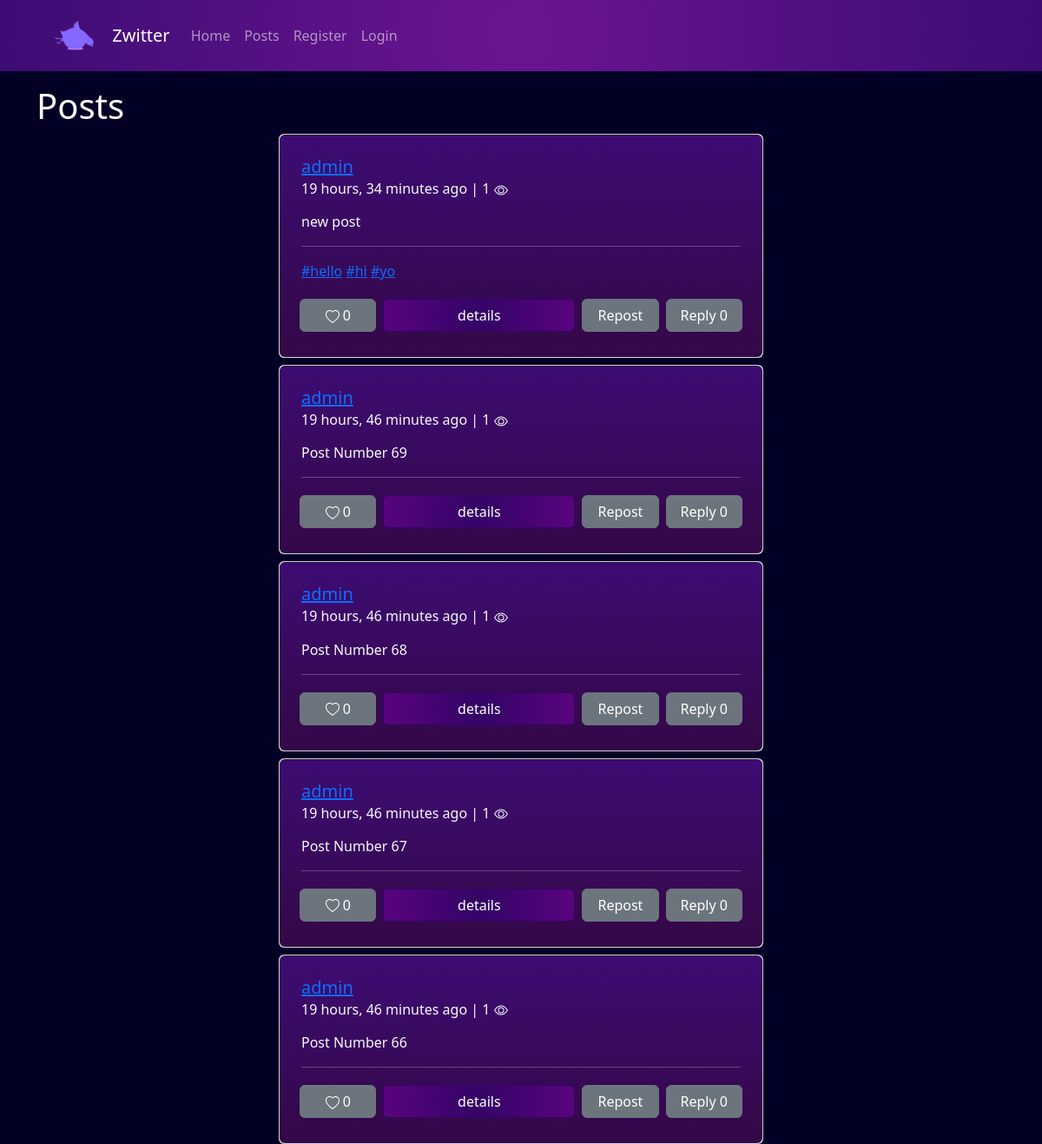
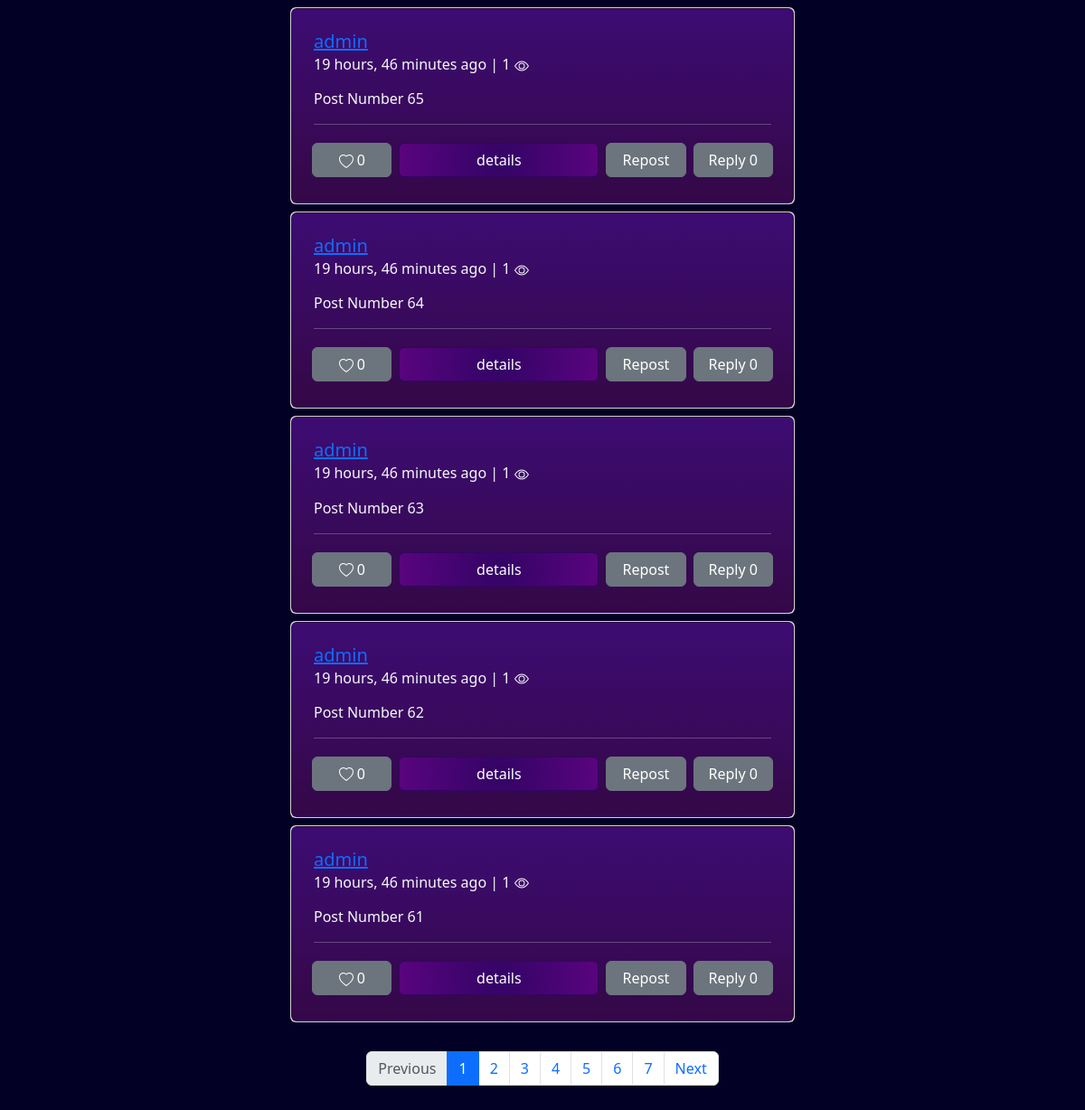
/posts/, run on the app's committed database (2 pictures, top to bottom).
### posts/models.py (models this page shows, shortened)
class Post(models.Model):
    TEXT = "TXT"
    IMAGE = "IMG"
    VIDEO = "VID"
    REPOST = "REP"
    POST_TYPE_CHOICES = [
        (TEXT, "Text"),
        (IMAGE, "Image"),
        (VIDEO, "Video"),
        (REPOST, "Repost"),
    ]
    user = models.ForeignKey(User, on_delete=models.CASCADE, related_name="posts")
    body = models.TextField(max_length=4000, null=True, blank=True)
    image = models.ImageField(null=True, blank=True)
    video = models.FileField(
        validators=[
            FileExtensionValidator(
                allowed_extensions=["MOV", "avi", "mp4", "webm", "mkv"]
            )
        ],
        null=True,
        blank=True,
    )
    post_type = models.CharField(max_length=3, choices=POST_TYPE_CHOICES, default=TEXT)
    created = models.DateTimeField(auto_now_add=True)
    updated = models.DateTimeField(auto_now=True)
    tags = models.ManyToManyField(Tag, related_name="posts", blank=True)
    root = models.ForeignKey(
        "self", on_delete=models.CASCADE, related_name="replies", blank=True, null=True
    )
    reposted_from = models.ForeignKey(
        "self", on_delete=models.CASCADE, related_name="reposts", null=True, blank=True
    )
    class Meta:
        ordering = ("-updated",)
    def get_absolute_url(self):
        return reverse("posts:post_detail", args=[self.pk])
    def is_liked(self, user):
        if not user.is_authenticated:
            return False
        return Like.objects.filter(post=self, user=user).exists()
    @property
    def views_count(self):
        return PostView.objects.filter(post=self).count()

class Tag(models.Model):
    title = models.CharField(max_length=255, unique=True)
    def __str__(self):
        return self.title
    def get_absolute_url(self):
        return reverse("posts:tag", args=[self.title])

### accounts/models.py (models this page shows, shortened)
class User(AbstractBaseUser):
    username = models.CharField(max_length=255, blank=True, null=True, unique=True)
    email = models.EmailField(unique=True)
    phone_number = models.CharField(max_length=11, blank=True, null=True, unique=True)
    is_active = models.BooleanField(default=True)
    is_superuser = models.BooleanField(default=False)
    is_admin = models.BooleanField(default=False)
    objects = UserManager()
    USERNAME_FIELD = "email"
    EMAIL_FIELD = "email"
    REQUIRED_FIELDS = []
    def __str__(self):
        if self.username:
            return self.username
        return self.email

### posts/views.py (the view)
# urls.py: path("", views.PostsListView.as_view(), name="posts"),
class PostsListView(View):
    def get(self, request):
        if request.user.is_authenticated:
            users_followings = Following.objects.filter(follower=request.user)
            following_users = []
            for following in users_followings:
                following_users.append(following.followed.pk)
            following_users_posts = Post.objects.filter(user__in=following_users)
            normal_posts = Post.objects.filter(~Q(user__in=following_users))
            posts = list(chain(following_users_posts, normal_posts))
        else:
            posts = Post.objects.all().order_by("-updated")
        paginator = Paginator(object_list=posts, per_page=10, orphans=5)
        page_number = request.GET.get("page", 1)
        posts = paginator.get_page(page_number)
        for post in posts:
            add_view(request, post)
        paginator_range = posts.paginator.get_elided_page_range(page_number)
        return render(
            request,
            "posts/posts_list.html",
            {"posts": posts, "paginator_range": paginator_range},
        )

### posts/templatetags/is_liked.py (called while the page is built)
def is_liked(post, user):
    return post.is_liked(user)

### posts/templatetags/like_count.py (called while the page is built)
def like_count(post):
    return post.likes.count()

### posts/templatetags/reply_count.py (called while the page is built)
def reply_count(post):
    return post.replies.count()

### utils.py (called while the page is built)
def get_client_ip(request):
    x_forwarded_for = request.META.get("HTTP_X_FORWARDED_FOR")
    if x_forwarded_for:
        ip = x_forwarded_for.split(",")[0]
    else:
        ip = request.META.get("REMOTE_ADDR")
    return ip

def add_view(request, post):
    ip = get_client_ip(request)
    PostView.objects.get_or_create(ip=ip, post=post)

### templates/posts/posts_list.html (shortened to what this page needs)
{% extends 'base.html' %}
{% block body %}
<h1>Posts</h1>
{% include 'inc/posts.html' %}
{% endblock %}

### templates/inc/posts.html (shortened to what this page needs)
{% load is_liked %}
{% load like_count %}
{% load reply_count %}
{% for post in posts %}
<div class="card mx-auto m-2 col-lg-6 d-flex justify-content-center">
  <div class="card text-light p-2"
    style="background: linear-gradient(180deg, rgba(61,12,115,1) 0%, rgba(52,8,71,1) 100%)">
    <div class="card-body">
      <h5 class="card-title"><a href="{% url 'accounts:profile' post.user.pk %}">{{ post.user }}</a>
      </h5>
      <h6 class="card-subtitle mb-2 text-light">{{ post.updated|timesince }} ago | {{post.views_count}} </h6>
      {% if post.post_type == 'REP' %}
      {% if post.reposted_from.post_type != 'TXT' %}
      {% if post.reposted_from.post_type == 'IMG' %}
      <img class="card-img-top" src="{{ post.reposted_from.image.url }}" alt="Card image cap">
      {% elif post.reposted_from.post_type == 'VID' %}
      <video class="card-img-top" controls>
        <source src="{{ post.video.url }}" type="video/mp4">
      </video>
      {% endif %}
      <p class="card-text my-3">{{ post.reposted_from.body }}</p>
      {% endif %}
      {% else %}
      <p class="card-text my-3">{{ post.body }}</p>
      {% endif %}
      <hr>
      {% if post.tags.all %}
      <p>{% for tag in post.tags.all %} <a href="{{ tag.get_absolute_url }}">#{{ tag }}</a> {% endfor %} </p>
      {% endif %}
      <div class="row d-flex justify-content-center">
        {% if not post|is_liked:user %}
        <a class="btn btn-secondary col-2 m-1" href="{% url 'posts:like' post.pk %}?next={{ request.get_full_path }}">
           {{ post|like_count }}
        </a>
        {% endif %}
        <a href="{{ post.get_absolute_url }}" class="btn btn-primary detail-button col-5 m-1">details</a>
        {% if user == post.user %}
        <a class="btn btn-danger col-2 m-1" href="{% url 'posts:repost' post.pk %}">Delete</a>
        {% else %}
        <a class="btn btn-secondary col-2 m-1" href="{% url 'posts:repost' post.pk %}">Repost</a>
        {% endif %}
        <a class="btn btn-secondary col-2 m-1" href="{% url 'posts:reply' post.pk %}">Reply {{ post|reply_count }}</a>
      </div>
    </div>
  </div>
</div>
{% empty %}
<h2 class="text-center">Wow, Such empty :(</h2>
{% endfor %}
<br>
{% if posts and posts.paginator.num_pages > 1 %}
<nav aria-label="...">
  <ul class="pagination justify-content-center">
    {% if posts.has_previous %}
    <li class="page-item">
      <a class="page-link" href="{{ request.path }}?page={{ posts.previous_page_number }}">Previous</a>
    </li>
    {% else %}
    <li class="page-item disabled">
      <a class="page-link">Previous</a>
    </li>
    {% endif %}
    {% for page_number in paginator_range %}
    {% if page_number == posts.paginator.ELLIPSIS %}
    <li class="page-item"><a class="page-link">{{ page_number }}</a></li>
    {% else %}
    <li class="page-item {% if page_number == posts.number %}active{% endif %}"><a class="page-link"
        href="{{ request.path }}?page={{ page_number }}">{{ page_number }}</a></li>
    {% endif %}
    {% endfor %}
    {% if posts.has_next %}
    <li class="page-item">
      <a class="page-link" href="{{ request.path }}?page={{ posts.next_page_number }}">Next</a>
    </li>
    {% else %}
    <li class="page-item disabled">
      <a class="page-link">Next</a>
    </li>
    {% endif %}
  </ul>
</nav>
<br><br>
{% endif %}

### static/css/style.css (style rules this page uses)
.detail-button { background: radial-gradient(circle, rgba(50, 4, 101, 1) 0%, rgba(89, 4, 126, 1) 99%); border-color: rgba(50, 4, 101, 1); transition-duration: 0.2s; }

### data on the page
Post: user "admin", updated "19 hours, 34 minutes", views_count "1", body "new post", id "0", shows "Repost"
Tag: title "hello"
Tag: title "hi"
Tag: title "yo"
Post: user "admin", updated "19 hours, 46 minutes", views_count "1", body "Post Number 69", id "0", shows "Repost"
Post: user "admin", updated "19 hours, 46 minutes", views_count "1", body "Post Number 68", id "0", shows "Repost"
Post: user "admin", updated "19 hours, 46 minutes", views_count "1", body "Post Number 67", id "0", shows "Repost"
Post: user "admin", updated "19 hours, 46 minutes", views_count "1", body "Post Number 66", id "0", shows "Repost"
Post: user "admin", updated "19 hours, 46 minutes", views_count "1", body "Post Number 65", id "0", shows "Repost"
Post: user "admin", updated "19 hours, 46 minutes", views_count "1", body "Post Number 64", id "0", shows "Repost"
Post: user "admin", updated "19 hours, 46 minutes", views_count "1", body "Post Number 63", id "0", shows "Repost"
Post: user "admin", updated "19 hours, 46 minutes", views_count "1", body "Post Number 62", id "0", shows "Repost"
Post: user "admin", updated "19 hours, 46 minutes", views_count "1", body "Post Number 61", id "0", shows "Repost"

### other printed values
{{ page_number }} "1" "2" "3" "4" "5" "6" "7"
